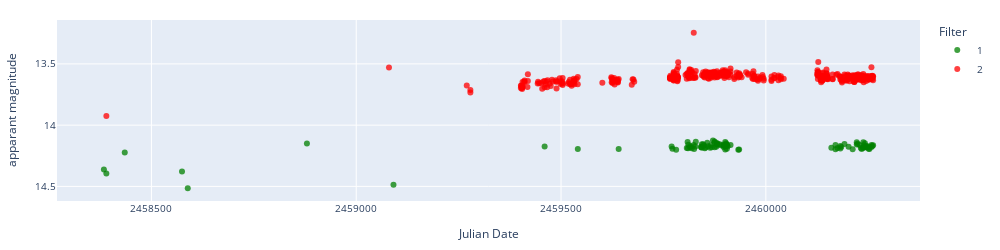
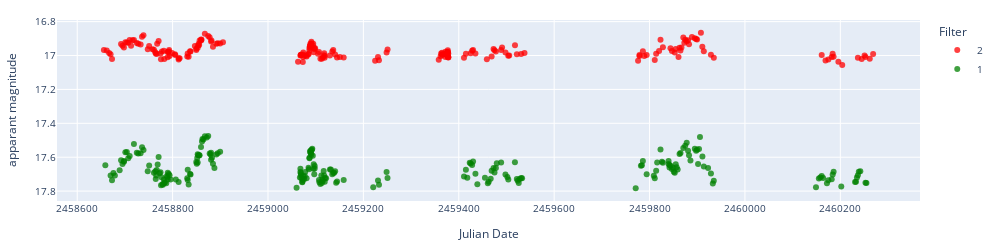
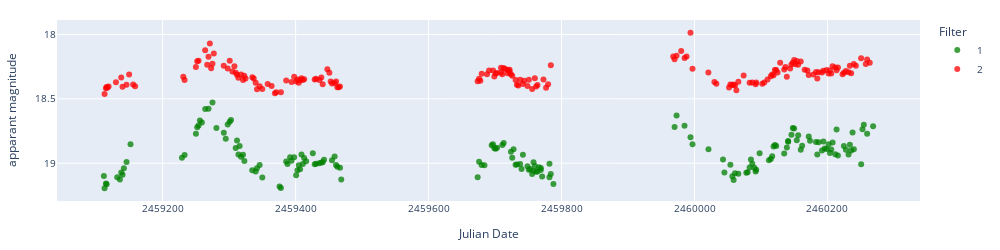
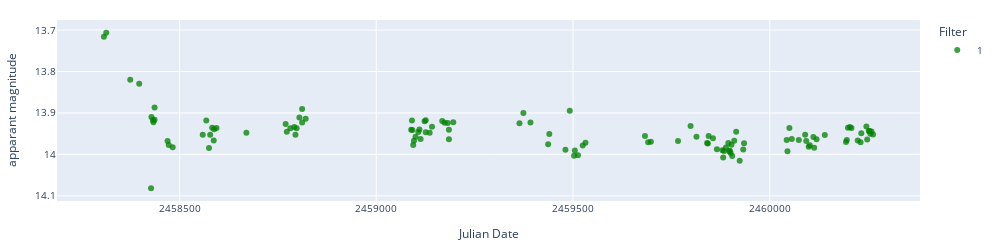

Source (notebook cell) for these figures, in order:
### Markdown cell above
### Display light curves

### Code cell
# Display light curves
final_toview = alerts_preds_aavso_Gaia.copy()
classes_in_alerts = alerts_preds_aavso_Gaia['predicted_class'].unique()
predicted_class = ['int_polar']
show = predicted_class
objectlist = final_toview[(final_toview['predicted_class'].isin(predicted_class))
                          # & (final_toview['aavso_type'].isin(['']))
                        #   & ((final_toview['npts_g']+final_toview['npts_r'])<10)
                          ]['objectId'].to_list()
# objectlist = final_toview[(~final_toview['objectId'].isin(alerts_CVs_list)) & (final_toview['predicted_class'].isin(predicted_class))]['objectId'].to_list()
# objectlist = final_toview[(~final_toview['objectId'].isin(alerts_CVs_list)) & (final_toview['classification'].isin(['SN']))]['objectId'].to_list()
print(len(objectlist))
i = 0
for object in objectlist[0:30]:
    ra = final_toview[final_toview['objectId']==object]['ra'].values[0]
    dec = final_toview[final_toview['objectId']==object]['dec'].values[0]
    c = SkyCoord(ra=ra*u.degree, dec=dec*u.degree, frame='icrs')
    pos = c.to_string('hmsdms', sep=':')
    prediction = final_toview[final_toview["objectId"]==object]["predicted_class"].values[0]
    print('',f'{i} {object}', f'position_deg: {ra} {dec}', 
          f'position_hms_dms: {pos}',
          "~~~~~~~~~~~~~~~~~~~~~",
          f'sherlock_class: {final_toview[final_toview["objectId"]==object]["classification"].values[0]}',
      #     f'sherlock classification reliability {final_toview[final_toview["objectId"]==object]["classificationReliability"].values[0]}',
          f'sherlock separationArcsec: {final_toview[final_toview["objectId"]==object]["separationArcsec"].values[0]}',
          f'sherlock sgscore1: {final_toview[final_toview["objectId"]==object]["sgscore1"].values[0]}',
          f'sherlock major_axis_arcsec: {final_toview[final_toview["objectId"]==object]["major_axis_arcsec"].values[0]}',
          f'sherlock gminusr mean: {final_toview[final_toview["objectId"]==object]["clr_mean_x"].mean()}',
          f'sherlock last gminusr: {final_toview[final_toview["objectId"]==object]["g_minus_r"].values[0]}',
          f'sherlock catalogue name: {final_toview[final_toview["objectId"]==object]["catalogue_table_name"].values[0]}',
          "~~~~~~~~~~~~~~~~~~~~~",
          f'Gaia bp_rp: {final_toview[final_toview["objectId"]==object]["bp_rp"].values[0]}',
          f'Gaia parallax: {final_toview[final_toview["objectId"]==object]["parallax"].values[0]}',
          f'Gaia pm: {final_toview[final_toview["objectId"]==object]["pm"].values[0]}',
          "~~~~~~~~~~~~~~~~~~~~~",
          f'min_g-max_g: {final_toview[final_toview["objectId"]==object]["min_mag_g"].values[0]:.1f}-{final_toview[final_toview["objectId"]==object]["max_mag_g"].values[0]:.1f}',
          f'min_r-max_r: {final_toview[final_toview["objectId"]==object]["min_mag_r"].values[0]:.1f}-{final_toview[final_toview["objectId"]==object]["max_mag_r"].values[0]:.1f}',
          f'temporal_baseline_g: {final_toview[final_toview["objectId"]==object]["temporal_baseline_g"].values[0]:.0f}',
          f'clr mean(clr bright): {final_toview[final_toview["objectId"]==object]["clr_mean_y"].values[0]:.2f} ({final_toview[final_toview["objectId"]==object]["clr_bright"].values[0]:.2f})',
          "~~~~~~~~~~~~~~~~~~~~~",
          f'aavso_name: {final_toview[final_toview["objectId"]==object]["aavso_name"].values[0]}',
          f'aavso_type: {final_toview[final_toview["objectId"]==object]["aavso_type"].values[0]}',
          f'aavso_period: {final_toview[final_toview["objectId"]==object]["aavso_period"].values[0]}',
          "~~~~~~~~~~~~~~~~~~~~~",
          f'prediction: {prediction}',
          f'prediction_probability: {final_toview[final_toview["objectId"]==object][f"prob_{prediction}"].values[0]:.2f}',
          f'{object} & {pos} & ob & {final_toview[final_toview["objectId"]==object]["min_mag_g"].values[0]:.1f}-{final_toview[final_toview["objectId"]==object]["max_mag_g"].values[0]:.1f} & {final_toview[final_toview["objectId"]==object]["temporal_baseline_g"].values[0]:.0f} & {final_toview[final_toview["objectId"]==object]["bp_rp"].values[0]} & {final_toview[final_toview["objectId"]==object]["clr_mean_y"].values[0]:.2f} ({final_toview[final_toview["objectId"]==object]["clr_bright"].values[0]:.2f}) & {prediction} & {final_toview[final_toview["objectId"]==object][f"prob_{prediction}"].values[0]:.2f} & rating',
          sep='\n')
    i += 1
    lc_lasair = load_lasair_lc(object, path=f'../lightcurves_alerts/')
    lc_lasair_appmag = lasair_clean(lc_lasair, limit=25, magerrlim=1)

    display_lightcurve(lc_df=lc_lasair_appmag, x='jd', y='dc_mag')#, errorCol='dc_sigmag',)

### Figure 1 — Plotly figure (JSON) as saved in the notebook; plotly's stock layout.template omitted (floating-point values rounded to 4 significant figures; data arrays with more than 128 entries replaced by an {"elided": "..."} marker saying what was removed)
{"data": [{"hovertemplate": "Filter=1<br>Julian Date=%{x}<br>apparant magnitude=%{y}<extra></extra>", "legendgroup": "1", "marker": {"color": "green", "opacity": 0.75, "symbol": "circle"}, "mode": "markers", "name": "1", "orientation": "v", "showlegend": true, "type": "scatter", "x": [2458000.0, 2458000.0, 2458000.0, 2459000.0, 2459000.0, 2459000.0, 2459000.0, 2459000.0, 2460000.0, 2460000.0, 2460000.0, 2460000.0, 2460000.0, 2460000.0, 2460000.0, 2460000.0, 2460000.0, 2460000.0, 2460000.0, 2460000.0, 2460000.0, 2460000.0, 2460000.0, 2460000.0, 2460000.0, 2460000.0, 2460000.0, 2460000.0, 2460000.0, 2460000.0, 2460000.0, 2460000.0, 2460000.0, 2460000.0, 2460000.0, 2460000.0, 2460000.0, 2460000.0, 2460000.0, 2460000.0, 2460000.0, 2460000.0, 2460000.0, 2460000.0, 2460000.0, 2460000.0, 2460000.0, 2460000.0, 2460000.0, 2460000.0, 2460000.0, 2460000.0, 2460000.0, 2460000.0, 2460000.0, 2460000.0, 2460000.0, 2460000.0, 2460000.0, 2460000.0, 2460000.0, 2460000.0, 2460000.0, 2460000.0, 2460000.0, 2460000.0, 2460000.0, 2460000.0, 2460000.0, 2460000.0, 2460000.0, 2460000.0, 2460000.0, 2460000.0, 2460000.0, 2460000.0, 2460000.0, 2460000.0, 2460000.0, 2460000.0, 2460000.0, 2460000.0, 2460000.0, 2460000.0, 2460000.0, 2460000.0, 2460000.0, 2460000.0, 2460000.0, 2460000.0, 2460000.0, 2460000.0, 2460000.0, 2460000.0], "xaxis": "x", "y": [14.36, 14.4, 14.22, 14.38, 14.51, 14.15, 14.49, 14.17, 14.19, 14.2, 14.17, 14.19, 14.2, 14.19, 14.14, 14.19, 14.16, 14.18, 14.17, 14.19, 14.16, 14.2, 14.17, 14.14, 14.18, 14.18, 14.16, 14.18, 14.16, 14.17, 14.19, 14.18, 14.14, 14.17, 14.18, 14.16, 14.18, 14.13, 14.18, 14.14, 14.13, 14.18, 14.16, 14.15, 14.15, 14.16, 14.17, 14.17, 14.16, 14.18, 14.2, 14.17, 14.14, 14.15, 14.17, 14.16, 14.16, 14.16, 14.19, 14.17, 14.16, 14.2, 14.2, 14.19, 14.2, 14.16, 14.19, 14.17, 14.19, 14.18, 14.15, 14.18, 14.2, 14.14, 14.16, 14.15, 14.16, 14.19, 14.2, 14.19, 14.14, 14.18, 14.16, 14.15, 14.18, 14.18, 14.17, 14.18, 14.19, 14.2, 14.18, 14.16, 14.17, 14.16], "yaxis": "y"}, {"hovertemplate": "Filter=2<br>Julian Date=%{x}<br>apparant magnitude=%{y}<extra></extra>", "legendgroup": "2", "marker": {"color": "red", "opacity": 0.75, "symbol": "circle"}, "mode": "markers", "name": "2", "orientation": "v", "showlegend": true, "type": "scatter", "x": {"elided": "415 float values"}, "xaxis": "x", "y": {"elided": "415 float values"}, "yaxis": "y"}], "layout": {"font": {"size": 10}, "height": 250, "legend": {"title": {"text": "Filter"}, "tracegroupgap": 0}, "margin": {"b": 20, "l": 20, "r": 20, "t": 20}, "width": 1000, "xaxis": {"anchor": "y", "domain": [0, 1], "tickformat": "float", "title": {"text": "Julian Date"}}, "yaxis": {"anchor": "x", "autorange": "reversed", "domain": [0, 1], "title": {"text": "apparant magnitude"}}}}

### Figure 2 — Plotly figure (JSON) as saved in the notebook; plotly's stock layout.template omitted (floating-point values rounded to 4 significant figures; data arrays with more than 128 entries replaced by an {"elided": "..."} marker saying what was removed)
{"data": [{"hovertemplate": "Filter=2<br>Julian Date=%{x}<br>apparant magnitude=%{y}<extra></extra>", "legendgroup": "2", "marker": {"color": "red", "opacity": 0.75, "symbol": "circle"}, "mode": "markers", "name": "2", "orientation": "v", "showlegend": true, "type": "scatter", "x": {"elided": "212 float values"}, "xaxis": "x", "y": {"elided": "212 float values"}, "yaxis": "y"}, {"hovertemplate": "Filter=1<br>Julian Date=%{x}<br>apparant magnitude=%{y}<extra></extra>", "legendgroup": "1", "marker": {"color": "green", "opacity": 0.75, "symbol": "circle"}, "mode": "markers", "name": "1", "orientation": "v", "showlegend": true, "type": "scatter", "x": {"elided": "230 float values"}, "xaxis": "x", "y": {"elided": "230 float values"}, "yaxis": "y"}], "layout": {"font": {"size": 10}, "height": 250, "legend": {"title": {"text": "Filter"}, "tracegroupgap": 0}, "margin": {"b": 20, "l": 20, "r": 20, "t": 20}, "width": 1000, "xaxis": {"anchor": "y", "domain": [0, 1], "tickformat": "float", "title": {"text": "Julian Date"}}, "yaxis": {"anchor": "x", "autorange": "reversed", "domain": [0, 1], "title": {"text": "apparant magnitude"}}}}

### Figure 3 — Plotly figure (JSON) as saved in the notebook; plotly's stock layout.template omitted (floating-point values rounded to 4 significant figures; data arrays with more than 128 entries replaced by an {"elided": "..."} marker saying what was removed)
{"data": [{"hovertemplate": "Filter=1<br>Julian Date=%{x}<br>apparant magnitude=%{y}<extra></extra>", "legendgroup": "1", "marker": {"color": "green", "opacity": 0.75, "symbol": "circle"}, "mode": "markers", "name": "1", "orientation": "v", "showlegend": true, "type": "scatter", "x": {"elided": "170 float values"}, "xaxis": "x", "y": {"elided": "170 float values"}, "yaxis": "y"}, {"hovertemplate": "Filter=2<br>Julian Date=%{x}<br>apparant magnitude=%{y}<extra></extra>", "legendgroup": "2", "marker": {"color": "red", "opacity": 0.75, "symbol": "circle"}, "mode": "markers", "name": "2", "orientation": "v", "showlegend": true, "type": "scatter", "x": {"elided": "181 float values"}, "xaxis": "x", "y": {"elided": "181 float values"}, "yaxis": "y"}], "layout": {"font": {"size": 10}, "height": 250, "legend": {"title": {"text": "Filter"}, "tracegroupgap": 0}, "margin": {"b": 20, "l": 20, "r": 20, "t": 20}, "width": 1000, "xaxis": {"anchor": "y", "domain": [0, 1], "tickformat": "float", "title": {"text": "Julian Date"}}, "yaxis": {"anchor": "x", "autorange": "reversed", "domain": [0, 1], "title": {"text": "apparant magnitude"}}}}

### Figure 4 — Plotly figure (JSON) as saved in the notebook; plotly's stock layout.template omitted (floating-point values rounded to 4 significant figures)
{"data": [{"hovertemplate": "Filter=1<br>Julian Date=%{x}<br>apparant magnitude=%{y}<extra></extra>", "legendgroup": "1", "marker": {"color": "green", "opacity": 0.75, "symbol": "circle"}, "mode": "markers", "name": "1", "orientation": "v", "showlegend": true, "type": "scatter", "x": [2458000.0, 2458000.0, 2458000.0, 2458000.0, 2458000.0, 2458000.0, 2458000.0, 2458000.0, 2458000.0, 2458000.0, 2458000.0, 2458000.0, 2458000.0, 2459000.0, 2459000.0, 2459000.0, 2459000.0, 2459000.0, 2459000.0, 2459000.0, 2459000.0, 2459000.0, 2459000.0, 2459000.0, 2459000.0, 2459000.0, 2459000.0, 2459000.0, 2459000.0, 2459000.0, 2459000.0, 2459000.0, 2459000.0, 2459000.0, 2459000.0, 2459000.0, 2459000.0, 2459000.0, 2459000.0, 2459000.0, 2459000.0, 2459000.0, 2459000.0, 2459000.0, 2459000.0, 2459000.0, 2459000.0, 2459000.0, 2459000.0, 2459000.0, 2459000.0, 2459000.0, 2459000.0, 2459000.0, 2459000.0, 2459000.0, 2459000.0, 2459000.0, 2459000.0, 2460000.0, 2460000.0, 2460000.0, 2460000.0, 2460000.0, 2460000.0, 2460000.0, 2460000.0, 2460000.0, 2460000.0, 2460000.0, 2460000.0, 2460000.0, 2460000.0, 2460000.0, 2460000.0, 2460000.0, 2460000.0, 2460000.0, 2460000.0, 2460000.0, 2460000.0, 2460000.0, 2460000.0, 2460000.0, 2460000.0, 2460000.0, 2460000.0, 2460000.0, 2460000.0, 2460000.0, 2460000.0, 2460000.0, 2460000.0, 2460000.0, 2460000.0, 2460000.0, 2460000.0, 2460000.0, 2460000.0, 2460000.0, 2460000.0, 2460000.0, 2460000.0, 2460000.0, 2460000.0, 2460000.0, 2460000.0, 2460000.0, 2460000.0, 2460000.0, 2460000.0, 2460000.0, 2460000.0, 2460000.0, 2460000.0, 2460000.0, 2460000.0, 2460000.0], "xaxis": "x", "y": [13.72, 13.71, 13.82, 13.83, 14.08, 13.91, 13.92, 13.92, 13.92, 13.89, 13.97, 13.98, 13.98, 13.95, 13.92, 13.98, 13.95, 13.94, 13.97, 13.94, 13.94, 13.95, 13.93, 13.95, 13.94, 13.93, 13.95, 13.94, 13.91, 13.92, 13.89, 13.91, 13.94, 13.92, 13.94, 13.98, 13.97, 13.96, 13.95, 13.94, 13.96, 13.92, 13.95, 13.92, 13.95, 13.93, 13.92, 13.92, 13.92, 13.96, 13.94, 13.92, 13.92, 13.9, 13.92, 13.98, 13.95, 13.99, 13.89, 14.0, 13.99, 14.0, 13.98, 13.97, 13.96, 13.97, 13.97, 13.97, 13.93, 13.96, 13.97, 13.97, 13.96, 13.96, 13.99, 13.99, 14.01, 13.99, 13.98, 13.97, 13.99, 13.99, 14.0, 13.98, 14.0, 13.97, 13.95, 14.02, 13.99, 13.97, 13.97, 13.99, 13.94, 13.96, 13.97, 13.95, 13.97, 13.98, 13.98, 13.96, 13.98, 13.96, 13.95, 13.97, 13.97, 13.94, 13.93, 13.94, 13.97, 13.97, 13.95, 13.93, 13.96, 13.94, 13.94, 13.95, 13.94, 13.95], "yaxis": "y"}], "layout": {"font": {"size": 10}, "height": 250, "legend": {"title": {"text": "Filter"}, "tracegroupgap": 0}, "margin": {"b": 20, "l": 20, "r": 20, "t": 20}, "width": 1000, "xaxis": {"anchor": "y", "domain": [0, 1], "tickformat": "float", "title": {"text": "Julian Date"}}, "yaxis": {"anchor": "x", "autorange": "reversed", "domain": [0, 1], "title": {"text": "apparant magnitude"}}}}
